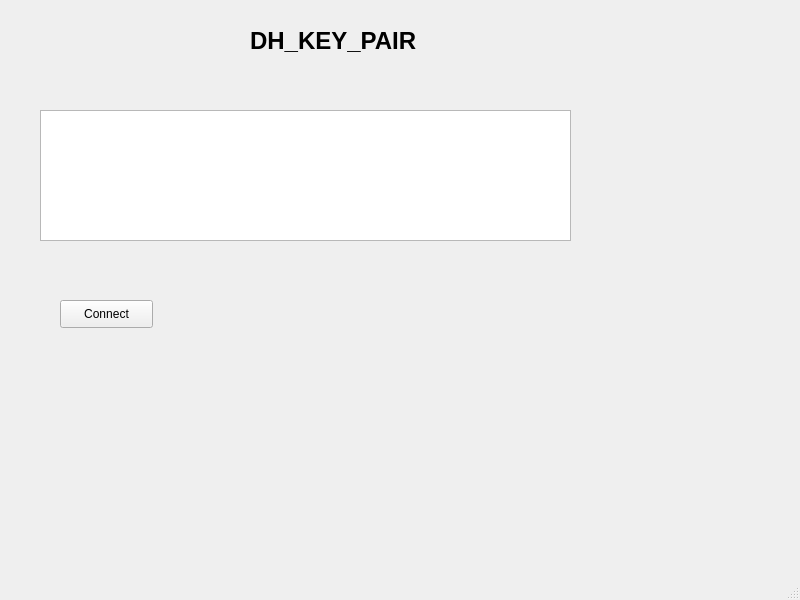
<?xml version="1.0" encoding="UTF-8"?>
<ui version="4.0">
 <class>MainWindow</class>
 <widget class="QMainWindow" name="MainWindow">
  <property name="geometry">
   <rect>
    <x>0</x>
    <y>0</y>
    <width>800</width>
    <height>600</height>
   </rect>
  </property>
  <property name="windowTitle">
   <string>MainWindow</string>
  </property>
  <widget class="QWidget" name="centralwidget">
   <widget class="QTextEdit" name="logTextEdit">
    <property name="geometry">
     <rect>
      <x>40</x>
      <y>110</y>
      <width>531</width>
      <height>131</height>
     </rect>
    </property>
   </widget>
   <widget class="QLabel" name="label">
    <property name="geometry">
     <rect>
      <x>250</x>
      <y>0</y>
      <width>261</width>
      <height>81</height>
     </rect>
    </property>
    <property name="font">
     <font>
      <pointsize>18</pointsize>
      <weight>75</weight>
      <bold>true</bold>
     </font>
    </property>
    <property name="text">
     <string>DH_KEY_PAIR</string>
    </property>
   </widget>
<widget class="QPushButton" name="connectButton">
    <property name="geometry">
     <rect>
      <x>60</x>
      <y>300</y>
      <width>93</width>
      <height>28</height>
     </rect>
    </property>
    <property name="text">
     <string>Connect</string>
    </property>
   </widget>
  </widget>
  <widget class="QMenuBar" name="menubar">
   <property name="geometry">
    <rect>
     <x>0</x>
     <y>0</y>
     <width>800</width>
     <height>26</height>
    </rect>
   </property>
  </widget>
  <widget class="QStatusBar" name="statusbar"/>
 </widget>
 <resources/>
 <connections/>
</ui>
